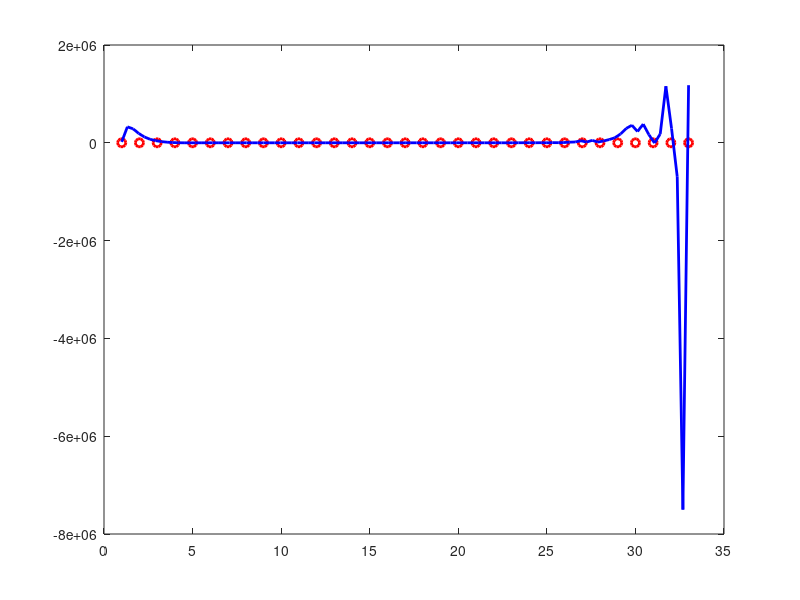

MATLAB code to generate this figure: (Note: this script raises an error after producing the figure.)
%
%   Script: hw6_problem2.m
%
%   In this script we solve the MATLAB problem of Homework 6.
%

%%%%%%   part a   %%%%%%%

% first, create the vectors that hold the independent and dependent
% variables
number_of_week = 1:33;
measurement = [2 7 5 5 8 9 10 9 15 14 25 45 50 35 48 74 102 147 171 199 226 208 200 150 121 54 27 30 12 10 10 4 5];

% let's store the total number of points in our data
n = length(number_of_week);

% use polyfit to interpolate ALL the data
a = polyfit(number_of_week, measurement, n-1);

% create an array to plot the interpolated polynomial
xvals = linspace(1,33,101);

% create the plot with these points with the interpolated polynomial using
% polyval
LW = 2;
figure(1), clf % create figure
plot(number_of_week, measurement, 'ro', 'LineWidth', LW), hold on
plot(xvals, polyval(a, xvals), 'b-', 'LineWidth', LW), hold on

ax = gca;
ax.FontSize = 18; % fontsize of 18



%%%%%%   part b   %%%%%%%

% try fixing the warning using polyfit
% use polyfit to interpolate ALL the data
[P,S,MU] = polyfit(number_of_week, measurement, n-1);

% create the plot with these points with the interpolated polynomial using
% polyval
LW = 2;
figure(2), clf % create figure
plot(number_of_week, measurement, 'ro', 'LineWidth', LW), hold on
plot(xvals, polyval(P, xvals, S, MU), 'b-', 'LineWidth', LW), hold on

ax = gca;
ax.FontSize = 18; % fontsize of 18



%%%%%%   part c   %%%%%%%

% create new arrays with only the data indicated
odd_weeks = 1:2:33;
odd_measurements = [2     5     8    10    15    25    50    48   102   171   226   200   121    27    12    10     5];

% try fixing the warning using polyfit
% use polyfit to interpolate ALL the data
a = polyfit(odd_weeks, odd_measurements, length(odd_weeks)-1);

% create the plot with these points with the interpolated polynomial using
% polyval
LW = 2;
figure(3), clf % create figure
plot(number_of_week, measurement, 'ro', 'LineWidth', LW), hold on
plot(xvals, polyval(a, xvals), 'b-', 'LineWidth', LW), hold on

ax = gca;
ax.FontSize = 18; % fontsize of 18
